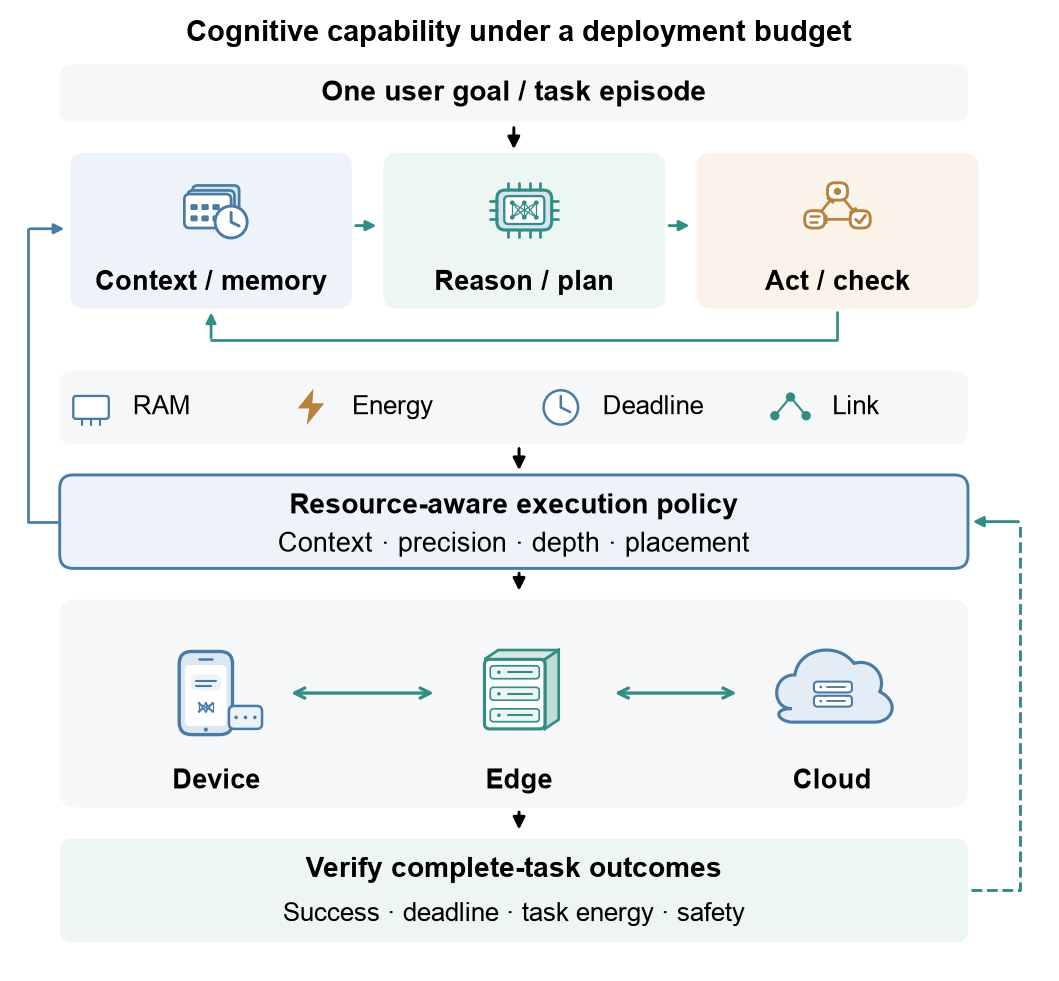

Reproduce this figure in Python.
"""Editable vector illustration of budget-constrained cognitive edge computing.

Control flow runs from supplied task/resource budgets through joint model,
runtime and agent policies to cross-tier execution. Observations update the
policy, not the externally supplied budgets. The drawing is conceptual and
contains no measured data or claims of tested device coverage.
"""
from pathlib import Path
import matplotlib as mpl
import matplotlib.pyplot as plt
from matplotlib.patches import Circle, FancyArrowPatch, FancyBboxPatch, Polygon, Rectangle, PathPatch
from matplotlib.path import Path as MPath

OUT = Path(__file__).resolve().parent
mpl.rcParams.update({
    "font.family": "sans-serif", "font.sans-serif": ["Arial", "Helvetica", "DejaVu Sans"],
    "font.size": 6.4, "pdf.fonttype": 42, "svg.fonttype": "none",
})
INK = "#000000"
MUTED = "#000000"
BLUE, TEAL, AMBER = "#497BA6", "#318D85", "#B9823C"
PALE_BLUE, PALE_TEAL, PALE_AMBER = "#EDF3F8", "#EDF6F3", "#FAF3E9"
STROKE, LIGHT = "#BCCBD3", "#F5F7F9"
fig, ax = plt.subplots(figsize=(3.48, 3.22))
fig.subplots_adjust(left=0, right=1, bottom=0, top=1)
ax.set(xlim=(0,100), ylim=(0,93))
ax.axis("off")

def line(xs,ys,color=STROKE,lw=.8,z=3,style="-"):
    ax.plot(xs,ys,color=color,lw=lw,solid_capstyle="round",zorder=z,linestyle=style)

def text(x,y,s,size=6.4,color=INK,weight="normal",ha="center",**kw):
    return ax.text(x,y,s,fontsize=size,color=color,weight=weight,ha=ha,va="center",zorder=10,**kw)

def rounded(x,y,w,h,face,edge="none",r=1.6,lw=.7,z=1):
    p=FancyBboxPatch((x,y),w,h,boxstyle=f"round,pad=0,rounding_size={r}",
                    facecolor=face,edgecolor=edge,linewidth=lw,zorder=z)
    ax.add_patch(p)
    return p

def arrow(a,b,c=STROKE,lw=.8,rad=0,scale=6,both=False):
    ax.add_patch(FancyArrowPatch(a,b,arrowstyle="<->" if both else "-|>",mutation_scale=scale,
        connectionstyle=f"arc3,rad={rad}",color=c,lw=lw,shrinkA=.4,shrinkB=.4,zorder=4))

def chip(x,y,s=1,c=BLUE):
    # An illustrated package with a small model graph in its silicon area.
    rounded(x-4.1*s,y-3.0*s,8.2*s,6*s,"#D7E5F0",c,r=.8,lw=.75,z=5)
    rounded(x-3*s,y-2.1*s,6*s,4.2*s,"white",c,r=.4,lw=.55,z=6)
    for q in (-2.4,-.8,.8,2.4):
        line([x+q*s,x+q*s],[y+3*s,y+4*s],c,.65,5)
        line([x+q*s,x+q*s],[y-3*s,y-4*s],c,.65,5)
    for q in (-1.4,0,1.4):
        line([x-4.1*s,x-5.1*s],[y+q*s,y+q*s],c,.65,5)
        line([x+4.1*s,x+5.1*s],[y+q*s,y+q*s],c,.65,5)
    for yy in (-1.1,1.1):
        for xx in (-1.8,0,1.8):
            if yy<0:
                for dx in (-1.8,0,1.8): line([x+xx*s,x+dx*s],[y+yy*s,y+1.1*s],c,.3,7)
            ax.add_patch(Circle((x+xx*s,y+yy*s),.35*s,fc=c,ec="none",zorder=8))

def cache(x,y,s=1,c=TEAL):
    # Stacked KV-state pages and a scheduling dial.
    for dx,dy,fill in ((1.2,1.3,"#D4E9E4"),(.5,.55,"#E2F0EC"),(0,0,"white")):
        rounded(x-4*s+dx*s,y-2.7*s+dy*s,7*s,5.1*s,fill,c,r=.5,lw=.65,z=5)
    for ix in range(3):
        for iy in range(2): rounded(x+(-3.1+1.65*ix)*s,y+(-1.7+1.7*iy)*s,1.1*s,.9*s,c,r=.15,z=6)
    ax.add_patch(Circle((x+3*s,y-1.8*s),2.4*s,fc="white",ec=c,lw=.7,zorder=7))
    line([x+3*s,x+3*s,x+4.2*s],[y-.35*s,y-1.8*s,y-2.4*s],c,.7,8)

def agent(x,y,s=1,c=AMBER):
    pts=[(x-3.4*s,y-1.4*s),(x,y+2.8*s),(x+3.4*s,y-1.4*s)]
    for i in range(3):
        a,b=pts[i],pts[(i+1)%3]
        arrow(a,b,c,.65,scale=4)
    for i,(xx,yy) in enumerate(pts):
        rounded(xx-1.5*s,yy-1.3*s,3*s,2.6*s,"white",c,r=.7,lw=.7,z=6)
        if i==0:
            line([xx-.7*s,xx+.7*s],[yy+.45*s]*2,c,.6,7)
            line([xx-.7*s,xx+.4*s],[yy-.35*s]*2,c,.6,7)
        elif i==1:
            ax.add_patch(Circle((xx,yy),.55*s,fc=c,ec="none",zorder=7))
        else:
            line([xx-.7*s,xx-.1*s,xx+.8*s],[yy,yy-.55*s,yy+.6*s],c,.7,7)

def phone(x,y,s=1):
    # Screen, speech/context cards, and an embedded local model chip.
    rounded(x-3.7*s,y-5.8*s,7.4*s,11.6*s,"#DCE8F1",BLUE,r=1.2,lw=.8,z=6)
    rounded(x-2.9*s,y-4.6*s,5.8*s,8.5*s,"white",r=.45,z=7)
    line([x-.9*s,x+.9*s],[y+4.8*s]*2,BLUE,.6,8)
    rounded(x-2.1*s,y+.4*s,4.2*s,2.2*s,PALE_BLUE,r=.5,z=8)
    line([x-1.4*s,x+1.4*s],[y+1.75*s]*2,BLUE,.5,9)
    line([x-1.4*s,x+.7*s],[y+1*s]*2,BLUE,.5,9)
    chip(x,y-2.0*s,.36,BLUE)
    ax.add_patch(Circle((x,y-5.1*s),.28*s,fc=BLUE,ec="none",zorder=8))
    # Adjacent sensor/embedded device, not a tested hardware model.
    rounded(x+3.2*s,y-5*s,4.6*s,3.2*s,"#ECF3F8",BLUE,r=.5,lw=.6,z=8)
    for dx in (4.2,5.5,6.8): ax.add_patch(Circle((x+dx*s,y-3.4*s),.25*s,fc=BLUE,ec="none",zorder=9))

def server(x,y,s=1):
    # A shallow isometric edge rack with three service drawers.
    ax.add_patch(Polygon([(x-4.8*s,y+4.7*s),(x+3.6*s,y+4.7*s),(x+5.5*s,y+6*s),(x-2.9*s,y+6*s)],fc="#D8E9E5",ec=TEAL,lw=.65,zorder=5))
    ax.add_patch(Polygon([(x+3.6*s,y-5*s),(x+5.5*s,y-3.7*s),(x+5.5*s,y+6*s),(x+3.6*s,y+4.7*s)],fc="#C0DCD5",ec=TEAL,lw=.65,zorder=5))
    rounded(x-4.8*s,y-5*s,8.4*s,9.7*s,"white",TEAL,r=.5,lw=.75,z=6)
    for dy in (-3.1,-.1,2.9):
        rounded(x-4*s,y+(dy-.9)*s,6.8*s,1.8*s,PALE_TEAL,TEAL,r=.3,lw=.4,z=7)
        ax.add_patch(Circle((x-2.8*s,y+dy*s),.25*s,fc=TEAL,ec="none",zorder=8))
        line([x-1.6*s,x+1.8*s],[y+dy*s]*2,TEAL,.5,8)

def cloud(x,y,s=1):
    verts=[(-6,-2),(-9,-2),(-9,3),(-5.5,3),
           (-5,7),(.8,8),(3.2,4.7),
           (6,5.5),(8,2.8),(7,.5),
           (10,-1),(9,-4),(6.2,-4),
           (-5.8,-4),(-8,-4),(-9,-2),(-6,-2),(-6,-2)]
    verts=[(x+xx*s,y+yy*s) for xx,yy in verts]
    codes=([MPath.MOVETO]+[MPath.CURVE4]*12+[MPath.LINETO]
           +[MPath.CURVE4]*3+[MPath.CLOSEPOLY])
    ax.add_patch(PathPatch(MPath(verts,codes),fc="#E4EDF5",ec=BLUE,lw=.75,zorder=6))
    for dy in (-1.7,.4):
        rounded(x-2.7*s,y+dy*s,5.6*s,1.6*s,"white",BLUE,r=.35,lw=.5,z=7)
        ax.add_patch(Circle((x-1.7*s,y+(dy+.8)*s),.2*s,fc=BLUE,ec="none",zorder=8))
        line([x-.8*s,x+1.9*s],[y+(dy+.8)*s]*2,BLUE,.45,8)

def budget_icon(kind,x,y,c):
    if kind=="memory":
        rounded(x-1.7,y-1.1,3.4,2.2,"white",c,r=.25,lw=.55,z=5)
        for dx in (-.9,0,.9): line([x+dx,x+dx],[y-1.1,y-1.7],c,.5,6)
    elif kind=="energy":
        ax.add_patch(Polygon([(x+.3,y+1.8),(x-1.2,y-.1),(x-.1,y-.1),(x-.35,y-1.7),(x+1.35,y+.4),(x+.2,y+.4)],fc=c,ec="none",zorder=5))
    elif kind=="deadline":
        ax.add_patch(Circle((x,y),1.65,fc="white",ec=c,lw=.6,zorder=5))
        line([x,x,x+.9],[y+1.1,y,y-.45],c,.6,6)
    else:
        for xx,yy in ((x-1.5,y-.8),(x,y+1),(x+1.5,y-.8)):
            line([x,xx],[y+1,yy],c,.5,5)
            ax.add_patch(Circle((xx,yy),.45,fc=c,ec="none",zorder=6))

# The task loop exposes the cognitive work that the resource policy controls.
text(49,90.5,"Cognitive capability under a deployment budget",7.0,weight="bold")
rounded(5,82,87,5.5,LIGHT,r=1.0)
text(48.5,84.75,"One user goal / task episode",6.8,weight="bold")
arrow((48.5,81.6),(48.5,79.2),INK,.7)
for x,name,draw,c,fill in [(6,"Context / memory",cache,BLUE,PALE_BLUE),(36,"Reason / plan",chip,TEAL,PALE_TEAL),(66,"Act / check",agent,AMBER,PALE_AMBER)]:
    rounded(x,64,27,15,fill,r=1.4)
    draw(x+13.5,73.5,.64,c)
    text(x+13.5,66.5,name,6.5,weight="bold")
arrow((33.2,72),(35.5,72),TEAL,.7,scale=5)
arrow((63.2,72),(65.5,72),TEAL,.7,scale=5)
line([79.5,79.5,19.5],[63.7,61,61],TEAL,.65)
arrow((19.5,61),(19.5,63.8),TEAL,.65,scale=5)

# Resource state is observable online; true semantic quality need not be.
rounded(5,51,87,7,LIGHT,r=1.2)
for x,label,kind,c in [(14,"RAM","memory",BLUE),(35,"Energy","energy",AMBER),(59,"Deadline","deadline",BLUE),(81,"Link","link",TEAL)]:
    budget_icon(kind,x-6,54.5,c);text(x-2,54.5,label,6.3,ha="left")
arrow((49,50.7),(49,48.3),INK,.7)
rounded(5,39,87,9,PALE_BLUE,BLUE,r=1.3)
text(48.5,45,"Resource-aware execution policy",6.8,weight="bold")
text(48.5,41.3,"Context · precision · depth · placement",6.4)
# The policy acts on task execution, not on the externally specified budget.
line([4.7,2,2],[43.5,43.5,71.7],BLUE,.65)
arrow((2,71.7),(5.6,71.7),BLUE,.65,scale=5)
arrow((49,38.7),(49,36.7),INK,.7)
rounded(5,16,87,20,LIGHT,r=1.6)
phone(19,27,.69);server(49,27,.69);cloud(79,26.8,.65)
arrow((27,27),(41,27),TEAL,.8,both=True)
arrow((58,27),(70,27),TEAL,.8,both=True)
text(20,18.5,"Device",6.6,weight="bold")
text(49,18.5,"Edge",6.6,weight="bold")
text(79,18.5,"Cloud",6.6,weight="bold")
arrow((49,15.7),(49,13.7),INK,.7)
rounded(5,3,87,10,PALE_TEAL,r=1.2)
text(48.5,10,"Verify complete-task outcomes",6.8,weight="bold")
text(48.5,5.7,"Success · deadline · task energy · safety",6.3)
# Dashed return path denotes offline/delayed task validation, not a runtime oracle.
line([92.3,97,97],[8,8,43.5],TEAL,.7,style="--")
arrow((97,43.5),(92.3,43.5),TEAL,.7,scale=5)

fig.savefig(OUT/"cognitive_edge_overview.pdf",bbox_inches="tight",pad_inches=.025)
fig.savefig(OUT/"cognitive_edge_overview.svg",bbox_inches="tight",pad_inches=.025)
fig.savefig(OUT/"cognitive_edge_overview.tiff",dpi=600,bbox_inches="tight",pad_inches=.025,pil_kwargs={"compression":"tiff_lzw"})
fig.savefig(OUT/"cognitive_edge_overview.png",dpi=300,bbox_inches="tight",pad_inches=.025)
svg=OUT/"cognitive_edge_overview.svg"
svg.write_text("\n".join(s.rstrip() for s in svg.read_text().splitlines())+"\n")
plt.close(fig)
